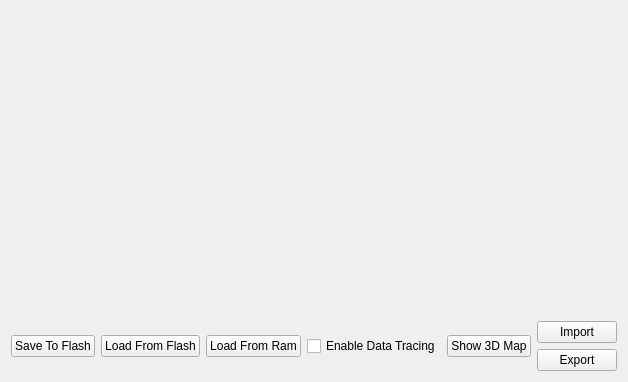
<?xml version="1.0" encoding="UTF-8"?>
<ui version="4.0">
 <class>TableView3D</class>
 <widget class="QWidget" name="TableView3D">
  <property name="geometry">
   <rect>
    <x>0</x>
    <y>0</y>
    <width>618</width>
    <height>382</height>
   </rect>
  </property>
  <property name="windowTitle">
   <string>Form</string>
  </property>
  <layout class="QVBoxLayout" name="verticalLayout">
   <item>
    <widget class="TableViewNew3D" name="tableWidget" native="true">
     <property name="minimumSize">
      <size>
       <width>600</width>
       <height>300</height>
      </size>
     </property>
     <property name="baseSize">
      <size>
       <width>0</width>
       <height>0</height>
      </size>
     </property>
    </widget>
   </item>
   <item>
    <layout class="QHBoxLayout" name="horizontalLayout">
     <item>
      <widget class="QPushButton" name="savePushButton">
       <property name="text">
        <string>Save To Flash</string>
       </property>
      </widget>
     </item>
     <item>
      <widget class="QPushButton" name="loadFlashPushButton">
       <property name="text">
        <string>Load From Flash</string>
       </property>
      </widget>
     </item>
     <item>
      <widget class="QPushButton" name="loadRamPushButton">
       <property name="text">
        <string>Load From Ram</string>
       </property>
      </widget>
     </item>
     <item>
      <spacer name="horizontalSpacer">
       <property name="orientation">
        <enum>Qt::Horizontal</enum>
       </property>
       <property name="sizeHint" stdset="0">
        <size>
         <width>40</width>
         <height>20</height>
        </size>
       </property>
      </spacer>
     </item>
     <item>
      <widget class="QCheckBox" name="tracingCheckBox">
       <property name="text">
        <string>Enable Data Tracing</string>
       </property>
      </widget>
     </item>
     <item>
      <widget class="QPushButton" name="showMapPushButton">
       <property name="text">
        <string>Show 3D Map</string>
       </property>
      </widget>
     </item>
     <item>
      <layout class="QVBoxLayout" name="verticalLayout_4">
       <item>
        <widget class="QPushButton" name="importPushButton">
         <property name="text">
          <string>Import</string>
         </property>
        </widget>
       </item>
       <item>
        <widget class="QPushButton" name="exportPushButton">
         <property name="text">
          <string>Export</string>
         </property>
        </widget>
       </item>
      </layout>
     </item>
    </layout>
   </item>
  </layout>
 </widget>
 <customwidgets>
  <customwidget>
   <class>TableViewNew3D</class>
   <extends>QWidget</extends>
   <header>tableviewnew3d.h</header>
   <container>1</container>
  </customwidget>
 </customwidgets>
 <resources/>
 <connections/>
</ui>
